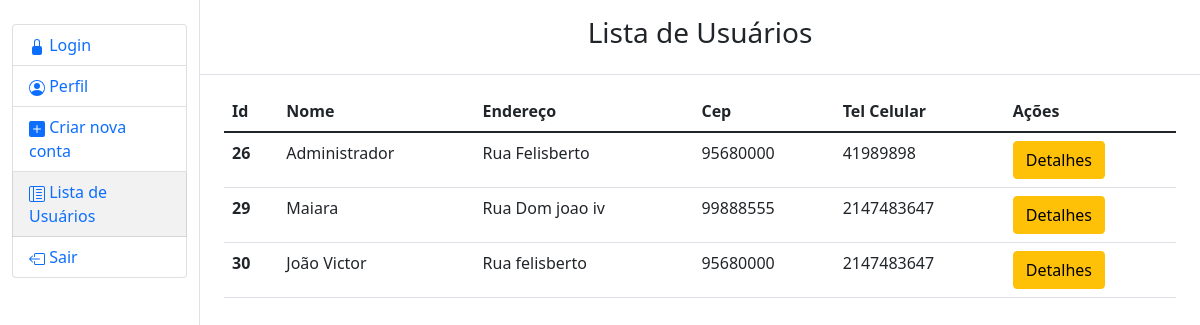
/lista-de-usuarios.php (signed in), run on the app's committed database.
### tables this page shows
CREATE TABLE `usuarios` (
  `id` int(10) NOT NULL,
  `nome` varchar(100) NOT NULL,
  `endereco` varchar(100) NOT NULL,
  `cep` varchar(100) NOT NULL,
  `telresidencial` int(10) NOT NULL,
  `telcelular` int(10) NOT NULL,
  `email` varchar(100) NOT NULL,
  `sexo` varchar(100) NOT NULL,
  `observacoes` varchar(100) NOT NULL,
  `status` int(11) NOT NULL DEFAULT 0,
  `senha` varchar(100) NOT NULL
);

### dao/UsuarioDaoMysql.php (called while the page is built, shortened)
<?php
require_once 'models/Usuario.php';
class UsuarioDaoMysql implements UsuarioDAO{
    private $pdo;
    public function __construct(PDO $engine){
        $this->pdo = $engine;
    }
    public function readAll(){
        $array = [];
        $sql = $this->pdo->query("SELECT * FROM usuarios");
        if($sql->rowCount() > 0){
            $data = $sql->fetchAll();
            foreach($data as $item){
                $u = new Usuario();
                $u->setId($item['id']);
                $u->setNome($item['nome']);
                $u->setEndereco($item['endereco']);
                $u->setCep($item['cep']);
                $u->setTelResidencial($item['telresidencial']);
                $u->setTelCelular($item['telcelular']);
                $u->setEmail($item['email']);
                $u->setSexo($item['sexo']);
                $u->setObservacoes($item['observacoes']);
                $u->setSenha($item['senha']);
                $u->setStatus($item['status']);
                $array[] = $u;
            }
        }
        return $array;
    }
}

### models/Usuario.php (called while the page is built, shortened)
<?php
class Usuario {
    private $id;
    private $nome;
    private $endereco;
    private $cep;
    private $telresidencial;
    public function getId(){
        return $this->id;
    }
    public function setId($i){
        $this->id = trim($i);
    }
    public function getNome(){
        return $this->nome;
    }
    public function setNome($n){
        $this->nome = ucwords(trim($n));
    }
    public function getEndereco(){
        return $this->endereco;
    }
    public function setEndereco($e){
        $this->endereco = $e;
    }
    public function getCep(){
        return $this->cep;
    }
    public function setCep($cep){
        $this->cep = $cep;
    }
    public function getTelResidencial(){
        return $this->telresidencial;
    }
    public function setTelResidencial($telresidencial){
        $this->telresidencial = $telresidencial;
    }
}

### includes/lista.php (the view)
<?php
    require './config.php';
    require 'dao/UsuarioDaoMysql.php';
    $usuarioDao = new UsuarioDaoMysql($pdo);
    $lista = $usuarioDao->readAll();
?>
<?php foreach($lista as $usuarios): ?>
    <tr>
        <th scope="row"><?=$usuarios->getId()?></th>
            <td><?=$usuarios->getNome()?></td>
            <td><?=$usuarios->getEndereco()?></td>
            <td><?=$usuarios->getCep()?></td>
            <td><?=$usuarios->getTelResidencial()?></td>
        <td>
            <a href="detalhes.php?id=<?=$usuarios->getId()?>">
                <button class="btn btn-warning">Detalhes</button>
            </a>
        </td>
    </tr>
<?php endforeach; ?>

### lista-de-usuarios.php (shortened to what this page needs)
<!DOCTYPE html>
<html lang="en">
<head>
    <link href="https://cdn.jsdelivr.net/npm/bootstrap@5.1.1/dist/css/bootstrap.min.css" rel="stylesheet">
    <link rel="stylesheet" href="style.css">
</head>
<body>
<div class="container-fluid">
    <div class="row" style="height: 100vh">
    <div class="col-lg-2 border-end">
            <ul class="list-group mt-4">
                <?php if(!isset($_SESSION['status']) && empty($_SESSION['status'])):?>
                    <li class="list-group-item"><a href="./">
                    <svg xmlns="http://www.w3.org/2000/svg" width="16" height="16" fill="currentColor" class="bi bi-lock-fill" viewBox="0 0 16 16">
                    <path d="M8 1a2 2 0 0 1 2 2v4H6V3a2 2 0 0 1 2-2zm3 6V3a3 3 0 0 0-6 0v4a2 2 0 0 0-2 2v5a2 2 0 0 0 2 2h6a2 2 0 0 0 2-2V9a2 2 0 0 0-2-2z"/>
                    </svg> Login
                    </a>
                    </li>
                <?php endif;?>
                <li class="list-group-item"><a href="detalhes.php?id=<?=$_SESSION['id'];?>">
                     Perfil</a>
                </li>
                <li class="list-group-item"><a href="adicionar.php">
                    <svg xmlns="http://www.w3.org/2000/svg" width="16" height="16" fill="currentColor" class="bi bi-plus-square-fill" viewBox="0 0 16 16">
                    <path d="M2 0a2 2 0 0 0-2 2v12a2 2 0 0 0 2 2h12a2 2 0 0 0 2-2V2a2 2 0 0 0-2-2H2zm6.5 4.5v3h3a.5.5 0 0 1 0 1h-3v3a.5.5 0 0 1-1 0v-3h-3a.5.5 0 0 1 0-1h3v-3a.5.5 0 0 1 1 0z"/>
                    </svg> Criar nova conta
                    </a>
                </li>
                <li class="list-group-item" style="background-color:#f2f2f2"><a href="lista-de-usuarios.php">
                      Lista de Usuários</a>
                </li>
                <li class="list-group-item"><a href="exit.php">
                      Sair</a>
                </li>
            </ul>
        </div>
        <div class="col-lg-10 p-0 m-0">
            <div class="p-3 text-center border-bottom">
                <h3>Lista de Usuários</h3>
            </div>
            <div class="container mt-3">
            <table class="table">
            <thead>
                <tr>
                <th scope="col">Id</th>
                <th scope="col">Nome</th>
                <th scope="col">Endereço</th>
                <th scope="col">Cep</th>
                <th scope="col">Tel Celular</th>
                <th scope="col">Ações</th>
                </tr>
            </thead>
            <tbody>
                <?php require('includes/lista.php')?>
            </tbody>
            </table>
            </div>
        </div>
    </div>
</div>
</body>
</html>

### style.css (style rules this page uses)
a { list-style: none; text-decoration: none; }
a:link { text-decoration: none; }

### data on the page
usuarios: id "26", nome "Administrador", endereco "Rua Felisberto", cep "95680000", telresidencial "41989898"
usuarios: id "29", nome "Maiara", endereco "Rua Dom joao iv", cep "99888555", telresidencial "2147483647"
usuarios: id "30", nome "João Victor", endereco "Rua felisberto", cep "95680000", telresidencial "2147483647"
